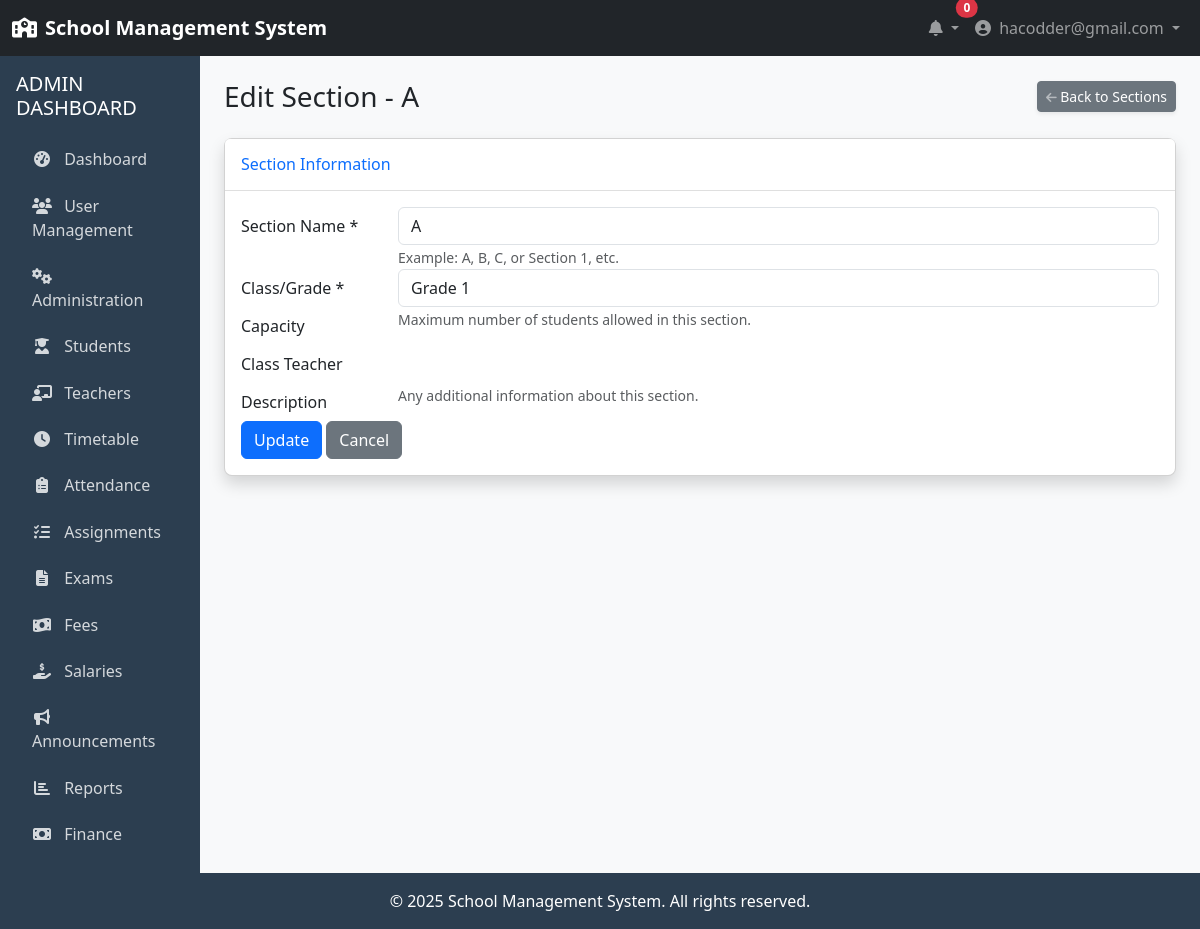
Page /administration/sections/edit/1/ (signed in) on the committed database.
### accounts/models.py (models this page shows, shortened)
class User(AbstractUser):
    USER_TYPE_CHOICES = (
        ('ADMIN', 'Admin'),
        ('TEACHER', 'Teacher'),
        ('STUDENT', 'Student'),
    )
    username = None
    email = models.EmailField(_('email address'), unique=True)
    user_type = models.CharField(max_length=10, choices=USER_TYPE_CHOICES, default='STUDENT')
    profile_pic = models.ImageField(upload_to='profile_pics/', null=True, blank=True)
    phone_number = models.CharField(max_length=15, null=True, blank=True)
    address = models.TextField(null=True, blank=True)
    date_of_birth = models.DateField(null=True, blank=True)
    USERNAME_FIELD = 'email'
    REQUIRED_FIELDS = []
    objects = UserManager()
    @property
    def is_admin(self):
        return self.user_type == 'ADMIN'

### administration/models.py (models this page shows, shortened)
class Section(models.Model):
    name = models.CharField(max_length=50)
    grade = models.ForeignKey(Grade, on_delete=models.CASCADE, related_name='sections')
    class Meta:
        unique_together = ['name', 'grade']

### administration/views.py (the view)
# urls.py: path('sections/edit/<int:pk>/', views.edit_section, name='edit_section'),
@login_required
@admin_required
def edit_section(request, pk):
    section = get_object_or_404(Section, pk=pk)
    if request.method == 'POST':
        form = SectionForm(request.POST, instance=section)
        if form.is_valid():
            form.save()
            messages.success(request, 'Section updated successfully!')
            return redirect('administration:section_list')
    else:
        form = SectionForm(instance=section)
    context = {
        'form': form,
        'section': section
    }
    return render(request, 'administration/section_form.html', context)

### administration/forms.py
class SectionForm(forms.ModelForm):
    class Meta:
        model = Section
        fields = ('name', 'grade')
        widgets = {
            'name': forms.TextInput(attrs={'class': 'form-control'}),
            'grade': forms.Select(attrs={'class': 'form-control'})
        }

### accounts/mixins.py (called while the page is built)
def admin_required(view_func):
    def check_admin(user):
        return user.is_authenticated and user.is_admin
    decorated_view = user_passes_test(check_admin, login_url=reverse_lazy('accounts:login'))(view_func)
    return decorated_view

### administration/models.py (called while the page is built)
    def __str__(self):
        return self.display_name

### templates/administration/section_form.html (shortened to what this page needs)
{% extends 'base.html' %}
{% block content %}
<div class="container-fluid">
    <div class="d-sm-flex align-items-center justify-content-between mb-4">
        <h1 class="h3 mb-0 text-gray-800">
            {% if section %}Edit Section - {{ section.name }}{% else %}Add New Section{% endif %}
        </h1>
        <a href="{% url 'administration:section_list' %}" class="d-none d-sm-inline-block btn btn-sm btn-secondary shadow-sm">
             Back to Sections
        </a>
    </div>
    <div class="card shadow mb-4">
        <div class="card-header py-3">
            <h6 class="m-0 font-weight-bold text-primary">Section Information</h6>
        </div>
        <div class="card-body">
            <form method="post">
                <div class="form-group row">
                    <label for="id_name" class="col-sm-2 col-form-label">Section Name *</label>
                    <div class="col-sm-10">
                        {{ form.name }}
                        <small class="form-text text-muted">Example: A, B, C, or Section 1, etc.</small>
                    </div>
                </div>
                <div class="form-group row">
                    <label for="id_grade" class="col-sm-2 col-form-label">Class/Grade *</label>
                    <div class="col-sm-10">
                        {{ form.grade }}
                    </div>
                </div>
                <div class="form-group row">
                    <label for="id_capacity" class="col-sm-2 col-form-label">Capacity</label>
                    <div class="col-sm-10">
                        <small class="form-text text-muted">Maximum number of students allowed in this section.</small>
                    </div>
                </div>
                <div class="form-group row">
                    <label for="id_teacher" class="col-sm-2 col-form-label">Class Teacher</label>
                    <div class="col-sm-10">
                    </div>
                </div>
                <div class="form-group row">
                    <label for="id_description" class="col-sm-2 col-form-label">Description</label>
                    <div class="col-sm-10">
                        <small class="form-text text-muted">Any additional information about this section.</small>
                    </div>
                </div>
                <div class="text-right">
                    <button type="submit" class="btn btn-primary">
                        {% if section %}Update{% else %}Save{% endif %}
                    </button>
                    <a href="{% url 'administration:section_list' %}" class="btn btn-secondary">
                        Cancel
                    </a>
                </div>
            </form>
        </div>
    </div>
</div>
{% endblock %}

### templates/base.html (shortened to what this page needs)
<!DOCTYPE html>
<html lang="en">
<head>
    <link href="https://cdn.jsdelivr.net/npm/bootstrap@5.3.0/dist/css/bootstrap.min.css" rel="stylesheet">
    <link rel="stylesheet" href="https://cdnjs.cloudflare.com/ajax/libs/font-awesome/6.4.0/css/all.min.css">
</head>
<body>
    <nav class="navbar navbar-expand-lg navbar-dark bg-dark">
        <div class="container-fluid">
            <a class="navbar-brand" href="{% url 'home' %}">
                <i class="fas fa-school me-2"></i>School Management System
            </a>
            <div class="collapse navbar-collapse" id="navbarSupportedContent">
                <ul class="navbar-nav ms-auto mb-2 mb-lg-0">
                    {% if user.is_authenticated %}
                    <li class="nav-item dropdown">
                        <a class="nav-link dropdown-toggle" href="#" id="notificationDropdown" role="button" data-bs-toggle="dropdown">
                            <i class="fas fa-bell"></i>
                            <span class="position-absolute top-0 start-100 translate-middle badge rounded-pill bg-danger">
                                0
                            </span>
                        </a>
                    </li>
                    <li class="nav-item dropdown">
                        <a class="nav-link dropdown-toggle" href="#" id="userDropdown" role="button" data-bs-toggle="dropdown">
                            <i class="fas fa-user-circle me-1"></i> {{ user.get_full_name|default:user.email }}
                        </a>
                    </li>
                    {% else %}
                    <li class="nav-item">
                        <a class="nav-link" href="{% url 'accounts:login' %}"><i class="fas fa-sign-in-alt me-1"></i> Login</a>
                    </li>
                    {% endif %}
                </ul>
            </div>
        </div>
    </nav>
    <div class="container-fluid">
        <div class="row">
            {% if user.is_authenticated %}
            <div class="col-md-3 col-lg-2 px-0 sidebar">
                <div class="p-3">
                    {% if user.is_admin %}
                    <h5 class="text-uppercase mb-3">Admin Dashboard</h5>
                    <ul class="nav flex-column" id="sidenavAccordion">
                        <li class="nav-item">
                            <a class="nav-link {% if request.path == '/accounts/admin/dashboard/' %}active{% endif %}" href="{% url 'accounts:admin_dashboard' %}">
                                <i class="fas fa-tachometer-alt"></i> Dashboard
                            </a>
                        </li>
                        <li class="nav-item">
                            <a class="nav-link {% if '/accounts/users/' in request.path %}active{% endif %}" href="{% url 'accounts:user_list' %}">
                                <i class="fas fa-users"></i> User Management
                            </a>
                        </li>
                        <li class="nav-item">
                            <a class="nav-link collapsed" href="#" data-bs-toggle="collapse" data-bs-target="#collapseAdmin"
                                aria-expanded="false" aria-controls="collapseAdmin">
                                <i class="fas fa-fw fa-cogs"></i>
                                <span>Administration</span>
                            </a>
                        </li>
                        <li class="nav-item">
                            <a class="nav-link" href="{% url 'academics:student_list' %}">
                                <i class="fas fa-user-graduate"></i> Students
                            </a>
                        </li>
                        <li class="nav-item">
                            <a class="nav-link" href="{% url 'academics:teacher_list' %}">
                                <i class="fas fa-chalkboard-teacher"></i> Teachers
                            </a>
                        </li>
                        <li class="nav-item">
                            <a class="nav-link" href="{% url 'academics:timetable_list' %}">
                                <i class="fas fa-clock"></i> Timetable
                            </a>
                        </li>
                        <li class="nav-item">
                            <a class="nav-link" href="{% url 'academics:attendance_list' %}">
                                <i class="fas fa-clipboard-list"></i> Attendance
                            </a>
                        </li>
                        <li class="nav-item">
                            <a class="nav-link" href="{% url 'academics:assignment_list' %}">
                                <i class="fas fa-tasks"></i> Assignments
                            </a>
                        </li>
                        <li class="nav-item">
                            <a class="nav-link" href="{% url 'academics:exam_list' %}">
                                <i class="fas fa-file-alt"></i> Exams
                            </a>
                        </li>
                        <li class="nav-item">
                            <a class="nav-link" href="{% url 'finance:fee_payment_list' %}">
                                <i class="fas fa-money-bill-wave"></i> Fees
                            </a>
                        </li>
                        <li class="nav-item">
                            <a class="nav-link" href="{% url 'finance:salary_payment_list' %}">
                                <i class="fas fa-hand-holding-usd"></i> Salaries
                            </a>
                        </li>
                        <li class="nav-item">
                            <a class="nav-link" href="#">
                                <i class="fas fa-bullhorn"></i> Announcements
                            </a>
                        </li>
                        <li class="nav-item">
                            <a class="nav-link" href="#">
                                <i class="fas fa-chart-bar"></i> Reports
                            </a>
                        </li>
                        <li class="nav-item
                            ">
                            <a class="nav-link {% if 'finance:fee_category_list' in request.path or 'finance:fee_structure_list' in request.path or 'finance:fee_payment_list' in request.path or 'finance:salary_structure_list' in request.path or 'finance:salary_payment_list' in request.path or 'finance:student_fee_management' in request.path %}{% else %}collapsed{% endif %}" href="#" data-toggle="collapse" data-target="#collapseFinance"
                                aria-expanded="{% if 'finance:fee_category_list' in request.path or 'finance:fee_structure_list' in request.path or 'finance:fee_payment_list' in request.path or 'finance:salary_structure_list' in request.path or 'finance:salary_payment_list' in request.path or 'finance:student_fee_management' in request.path %}true{% else %}false{% endif %}" aria-controls="collapseFinance">
                                <i class="fas fa-fw fa-money-bill"></i>
                                <span>Finance</span>
                            </a>
                        </li>
                    </ul>
                    {% endif %}
                </div>
            </div>
            <div class="col-md-9 col-lg-10 content py-4">
            {% else %}
            <div class="col-12 content py-4">
            {% endif %}
                {% block content %}{% endblock %}
            </div>
        </div>
    </div>
    <footer class="footer text-center">
        <div class="container">
            <p class="mb-0">&copy; {% now "Y" %} School Management System. All rights reserved.</p>
        </div>
    </footer>
</body>
</html>

### templates/base.html (style rules this page uses)
:root { --primary-color: #3498db; --secondary-color: #2c3e50; --success-color: #2ecc71; --danger-color: #e74c3c; --warning-color: #f39c12; --light-color: #ecf0f1; --dark-color: #2c3e50; }
body { min-height: 100vh; display: flex; flex-direction: column; background-color: #f8f9fa; }
.content { flex: 1; }
.navbar-brand { font-weight: bold; }
.sidebar { background-color: var(--secondary-color); color: white; min-height: calc(100vh - 56px); }
.sidebar .nav-link { color: rgba(255, 255, 255, 0.8); padding: 0.5rem 1rem; margin: 0.2rem 0; border-radius: 0.25rem; transition: all 0.2s; }
.sidebar .nav-link i { margin-right: 0.5rem; width: 20px; text-align: center; }
.card { border-radius: 0.5rem; box-shadow: 0 0.125rem 0.25rem rgba(0, 0, 0, 0.075); margin-bottom: 1.5rem; }
.card-header { background-color: #fff; border-bottom: 1px solid rgba(0, 0, 0, 0.125); padding: 1rem; font-weight: 500; }
.footer { background-color: var(--secondary-color); color: white; padding: 1rem 0; margin-top: auto; }

### rows in the picture
User: get_full_name "hacodder@gmail.com"
Section: name "A", grade "Grade 1"
